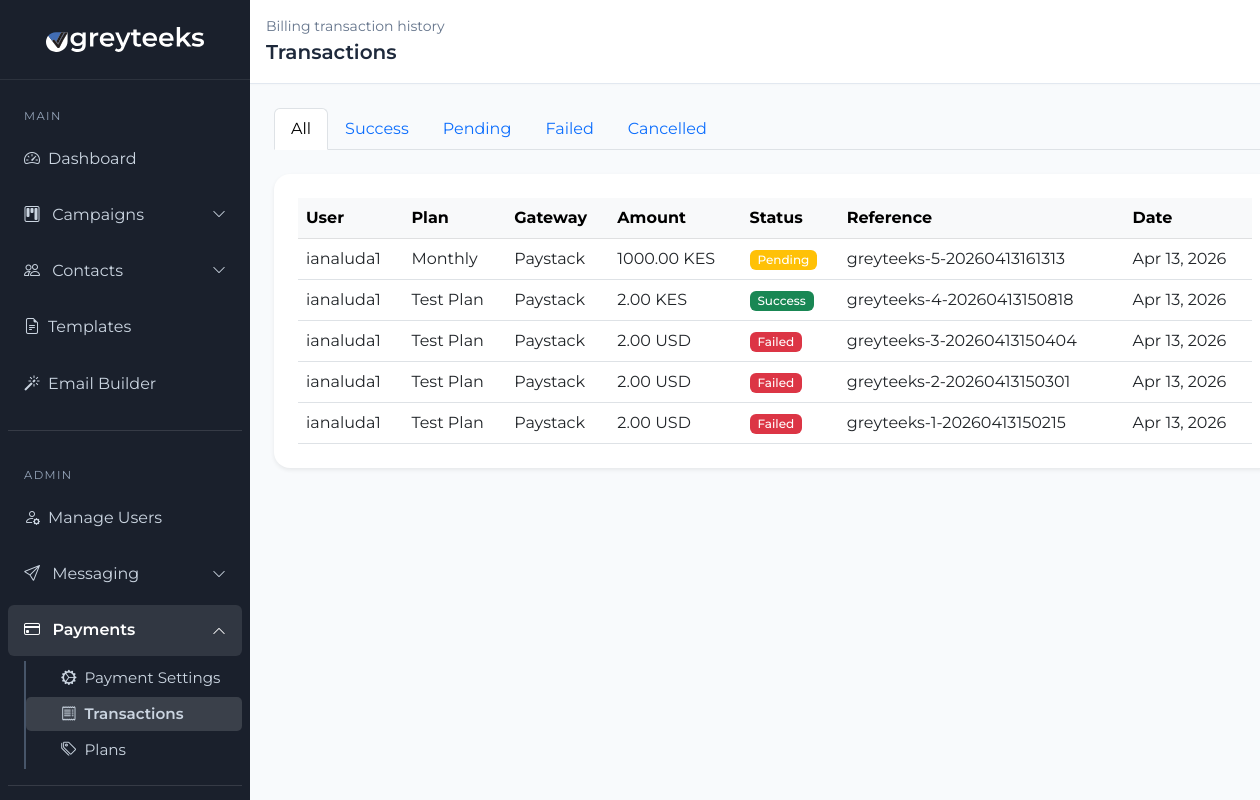
Page /billing/admin/transactions/ (signed in) on the earlier database version.
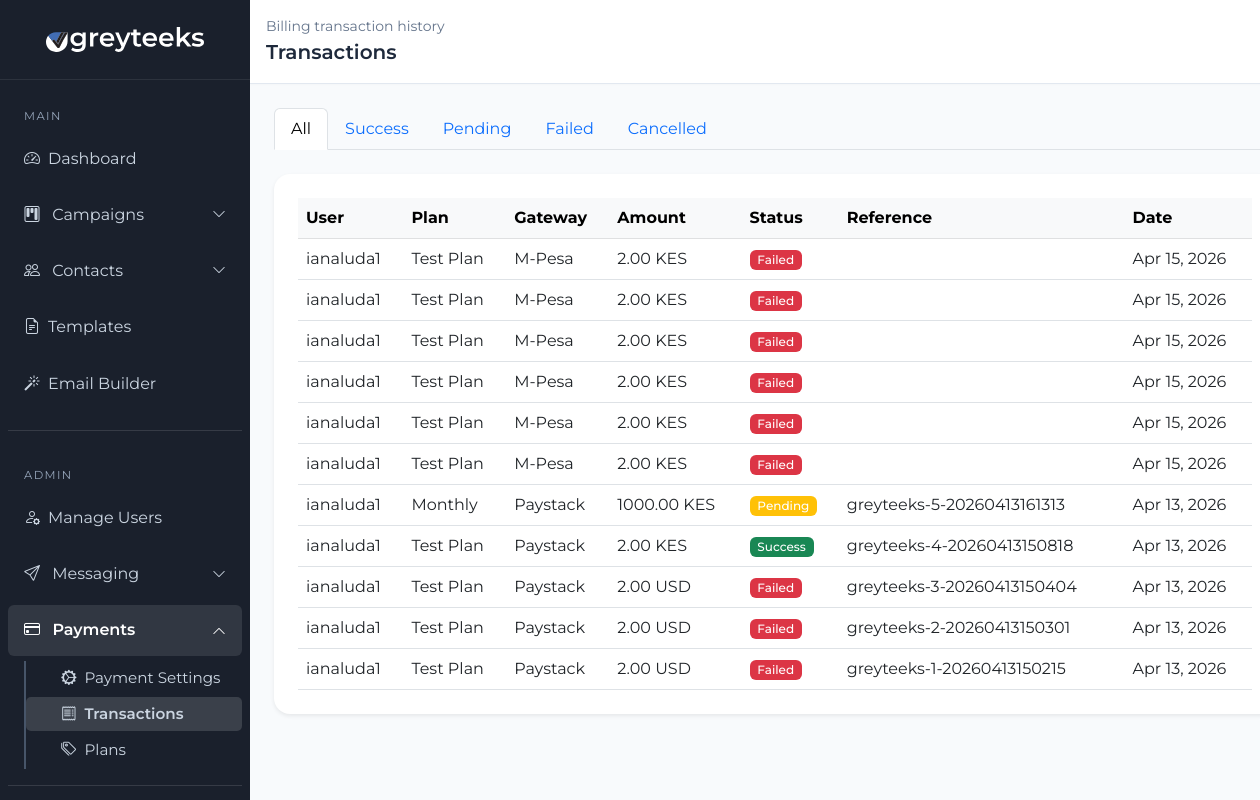
Same page on the later database version.
### billing/models.py (models this page shows, shortened)
class PaymentTransaction(models.Model):
    STATUS_CHOICES = [
        ('pending', 'Pending'),
        ('success', 'Success'),
        ('failed', 'Failed'),
        ('cancelled', 'Cancelled'),
    ]
    GATEWAY_CHOICES = [
        ('mpesa', 'M-Pesa'),
        ('paystack', 'Paystack'),
        ('paypal', 'PayPal'),
    ]
    user = models.ForeignKey(settings.AUTH_USER_MODEL, on_delete=models.CASCADE, related_name='transactions')
    plan = models.ForeignKey(PricingPlan, on_delete=models.SET_NULL, null=True)
    gateway = models.CharField(max_length=20, choices=GATEWAY_CHOICES)
    status = models.CharField(max_length=20, choices=STATUS_CHOICES, default='pending')
    amount = models.DecimalField(max_digits=10, decimal_places=2)
    currency = models.CharField(max_length=10, default='KES')
    units_purchased = models.PositiveIntegerField(default=0)
    gateway_reference = models.CharField(max_length=255, blank=True, help_text="Gateway transaction ID")
    mpesa_checkout_request_id = models.CharField(max_length=255, blank=True)
    mpesa_receipt_number = models.CharField(max_length=100, blank=True)
    paystack_reference = models.CharField(max_length=255, blank=True)
    paypal_order_id = models.CharField(max_length=255, blank=True)
    phone_number = models.CharField(max_length=20, blank=True, help_text="For M-Pesa STK push")
    created_at = models.DateTimeField(auto_now_add=True)
    updated_at = models.DateTimeField(auto_now=True)

class PricingPlan(models.Model):
    name = models.CharField(max_length=100)
    units = models.PositiveIntegerField(help_text="Number of message units this plan adds")
    price_kes = models.DecimalField(max_digits=10, decimal_places=2, help_text="Price in KES for M-Pesa")
    price_usd = models.DecimalField(max_digits=10, decimal_places=2, help_text="Price in USD for PayPal/Paystack")
    description = models.TextField(blank=True, default='', help_text="Short description shown on the pricing page")
    is_active = models.BooleanField(default=True)
    is_featured = models.BooleanField(default=False)
    created_at = models.DateTimeField(auto_now_add=True)

### billing/views.py (the view)
# urls.py: path('admin/transactions/', views.admin_transactions, name='admin_transactions'),
@login_required
def admin_transactions(request):
    _require_staff(request)
    status_filter = request.GET.get('status')
    transactions = PaymentTransaction.objects.select_related('user', 'plan').order_by('-created_at')
    if status_filter in ['pending', 'success', 'failed', 'cancelled']:
        transactions = transactions.filter(status=status_filter)
    context = {
        'transactions': transactions,
        'status_filter': status_filter or 'all',
    }
    return render(request, 'billing/admin_transactions.html', context)

### templates/billing/admin_transactions.html (shortened to what this page needs)
{% load static %}
<!DOCTYPE html>
<html lang="en">
<head>
    <link href="https://cdn.jsdelivr.net/npm/bootstrap@5.3.0/dist/css/bootstrap.min.css" rel="stylesheet">
    <link rel="stylesheet" href="https://cdn.jsdelivr.net/npm/bootstrap-icons@1.11.3/font/bootstrap-icons.min.css">
    <link rel="stylesheet" href="{% static 'css/dashboard.css' %}">
</head>
<body>
    <div class="container-fluid">
        <div class="row">
            {% include 'includes/sidebar.html' %}
            <main class="col-md-10 p-0">
                <div class="dashboard-top-bar d-flex justify-content-between align-items-center px-3 py-3 bg-white border-bottom">
                    <div>
                        <div class="text-muted small">Billing transaction history</div>
                        <div class="fs-5 fw-semibold">Transactions</div>
                    </div>
                </div>
                <div class="dashboard-content p-4">
                    <div class="mb-4">
                        <div class="nav nav-tabs">
                            <a class="nav-link {% if status_filter == 'all' %}active{% endif %}" href="{% url 'admin_transactions' %}">All</a>
                            <a class="nav-link {% if status_filter == 'success' %}active{% endif %}" href="{% url 'admin_transactions' %}?status=success">Success</a>
                            <a class="nav-link {% if status_filter == 'pending' %}active{% endif %}" href="{% url 'admin_transactions' %}?status=pending">Pending</a>
                            <a class="nav-link {% if status_filter == 'failed' %}active{% endif %}" href="{% url 'admin_transactions' %}?status=failed">Failed</a>
                            <a class="nav-link {% if status_filter == 'cancelled' %}active{% endif %}" href="{% url 'admin_transactions' %}?status=cancelled">Cancelled</a>
                        </div>
                    </div>
                    <div class="card border-0 shadow-sm rounded-4 p-4">
                        <div class="table-responsive">
                            <table class="table table-hover align-middle mb-0">
                                <thead class="table-light">
                                    <tr>
                                        <th>User</th>
                                        <th>Plan</th>
                                        <th>Gateway</th>
                                        <th>Amount</th>
                                        <th>Status</th>
                                        <th>Reference</th>
                                        <th>Date</th>
                                    </tr>
                                </thead>
                                <tbody>
                                    {% for txn in transactions %}
                                        <tr>
                                            <td>{{ txn.user.username }}</td>
                                            <td>{% if txn.plan %}{{ txn.plan.name }}{% else %}N/A{% endif %}</td>
                                            <td>{{ txn.get_gateway_display }}</td>
                                            <td>{{ txn.amount }} {{ txn.currency }}</td>
                                            <td>
                                                <span class="badge {% if txn.status == 'success' %}bg-success{% elif txn.status == 'pending' %}bg-warning{% elif txn.status == 'failed' %}bg-danger{% else %}bg-secondary{% endif %}">
                                                    {{ txn.get_status_display }}
                                                </span>
                                            </td>
                                            <td>{{ txn.gateway_reference|default:txn.paystack_reference|default:txn.paypal_order_id|default:txn.mpesa_receipt_number }}</td>
                                            <td>{{ txn.created_at|date:"M d, Y" }}</td>
                                        </tr>
                                    {% empty %}
                                        <tr>
                                            <td colspan="7" class="text-center text-muted py-4">No transactions found.</td>
                                        </tr>
                                    {% endfor %}
                                </tbody>
                            </table>
                        </div>
                    </div>
                </div>
            </main>
        </div>
    </div>
</body>
</html>

### templates/includes/sidebar.html (shortened to what this page needs)
{% load static %}
<nav class="col-md-2 d-none d-md-block sidebar p-0" id="mainSidebar">
    <div class="sidebar-brand d-flex align-items-center justify-content-center px-3 py-3">
        <img src="{% static 'assets/images/logo/logo-white.svg' %}" class="sidebar-logo" alt="Greyteeks logo"
             onerror="this.onerror=null;this.style.display='none';this.parentElement.innerHTML='<span class=\'fw-bold text-white fs-5\'>Greyteeks</span>';">
    </div>
    <div class="px-2 pb-5">
        <ul class="nav flex-column mt-2">
            <li class="sidebar-section-label">Main</li>
            <li class="nav-item">
                <a class="nav-link {% if request.resolver_match.url_name == 'dashboard' %}nav-link--active{% endif %} d-flex align-items-center"
                   href="{% url 'dashboard' %}">
                    <i class="bi bi-speedometer2 me-2"></i> Dashboard
                </a>
            </li>
            <li class="nav-item">
                <a class="nav-link nav-link--dropdown d-flex align-items-center justify-content-between "
                   href="#campaignsDropdown"
                   data-bs-toggle="collapse"
                   aria-expanded="{% if request.resolver_match.url_name == 'create_campaign' or request.resolver_match.url_name == 'campaigns_overview' or request.resolver_match.url_name == 'scheduled_campaigns' or request.resolver_match.url_name == 'unified_inbox' or request.resolver_match.url_name == 'campaign_logs' %}true{% else %}false{% endif %}"
                   aria-controls="campaignsDropdown">
                    <span><i class="bi bi-kanban me-2"></i> Campaigns</span>
                    <i class="bi bi-chevron-down chevron-icon small"></i>
                </a>
            </li>
            <li class="nav-item">
                <a class="nav-link nav-link--dropdown d-flex align-items-center justify-content-between "
                   href="#contactsDropdown"
                   data-bs-toggle="collapse"
                   aria-expanded="{% if request.resolver_match.url_name == 'contact_list' or request.resolver_match.url_name == 'upload_contacts' or request.resolver_match.url_name == 'customer_create_group' or request.resolver_match.url_name == 'manage_groups' %}true{% else %}false{% endif %}"
                   aria-controls="contactsDropdown">
                    <span><i class="bi bi-people me-2"></i> Contacts</span>
                    <i class="bi bi-chevron-down chevron-icon small"></i>
                </a>
            </li>
            <li class="nav-item">
                <a class="nav-link {% if request.resolver_match.url_name == 'manage_templates' %}nav-link--active{% endif %} d-flex align-items-center"
                   href="{% url 'manage_templates' %}">
                    <i class="bi bi-file-earmark-text me-2"></i> Templates
                </a>
            </li>
            <li class="nav-item">
                <a class="nav-link {% if request.resolver_match.url_name == 'email_builder' %}nav-link--active{% endif %} d-flex align-items-center"
                   href="{% url 'email_builder' %}">
                    <i class="bi bi-magic me-2"></i> Email Builder
                </a>
            </li>
            <li class="sidebar-divider"></li>
            {% if user.is_staff %}
            <li class="sidebar-section-label">Admin</li>
            <li class="nav-item">
                <a class="nav-link {% if request.resolver_match.url_name == 'manage_users' %}nav-link--active{% endif %} d-flex align-items-center"
                   href="{% url 'manage_users' %}">
                    <i class="bi bi-person-gear me-2"></i> Manage Users
                </a>
            </li>
            <li class="nav-item">
                <a class="nav-link nav-link--dropdown d-flex align-items-center justify-content-between "
                   href="#messagingDropdown"
                   data-bs-toggle="collapse"
                   aria-expanded="{% if request.resolver_match.url_name == 'manage_mailing' or request.resolver_match.url_name == 'manage_sms' or request.resolver_match.url_name == 'manage_whatsapp' %}true{% else %}false{% endif %}"
                   aria-controls="messagingDropdown">
                    <span><i class="bi bi-send me-2"></i> Messaging</span>
                    <i class="bi bi-chevron-down chevron-icon small"></i>
                </a>
            </li>
            <li class="nav-item">
                <a class="nav-link nav-link--dropdown d-flex align-items-center justify-content-between {% if request.resolver_match.url_name == 'admin_billing_settings' or request.resolver_match.url_name == 'admin_transactions' or request.resolver_match.url_name == 'admin_plans' %}nav-link--active{% endif %}"
                   href="#paymentsDropdown"
                   data-bs-toggle="collapse"
                   aria-expanded="{% if request.resolver_match.url_name == 'admin_billing_settings' or request.resolver_match.url_name == 'admin_transactions' or request.resolver_match.url_name == 'admin_plans' %}true{% else %}false{% endif %}"
                   aria-controls="paymentsDropdown">
                    <span><i class="bi bi-credit-card me-2"></i> Payments</span>
                    <i class="bi bi-chevron-down chevron-icon small"></i>
                </a>
                <div class="collapse {% if request.resolver_match.url_name == 'admin_billing_settings' or request.resolver_match.url_name == 'admin_transactions' or request.resolver_match.url_name == 'admin_plans' %}show{% endif %}" id="paymentsDropdown">
                    <ul class="nav flex-column sub-nav">
                        <li class="nav-item">
                            <a class="nav-link {% if request.resolver_match.url_name == 'admin_billing_settings' %}nav-link--active{% endif %} d-flex align-items-center"
                               href="{% url 'admin_billing_settings' %}">
                                <i class="bi bi-gear-wide-connected me-2"></i> Payment Settings
                            </a>
                        </li>
                        <li class="nav-item">
                            <a class="nav-link {% if request.resolver_match.url_name == 'admin_transactions' %}nav-link--active{% endif %} d-flex align-items-center"
                               href="{% url 'admin_transactions' %}">
                                <i class="bi bi-receipt me-2"></i> Transactions
                            </a>
                        </li>
                        <li class="nav-item">
                            <a class="nav-link {% if request.resolver_match.url_name == 'admin_plans' %}nav-link--active{% endif %} d-flex align-items-center"
                               href="{% url 'admin_plans' %}">
                                <i class="bi bi-tags me-2"></i> Plans
                            </a>
                        </li>
                    </ul>
                </div>
            </li>
            {% endif %}
            <li class="sidebar-divider"></li>
        </ul>
    </div>
</nav>

Differences in the rows shown:
added PaymentTransaction: user.username "ianaluda1", plan.name "Test Plan", gateway "M-Pesa", amount "2.00", currency "KES", status "Failed", created_at "Apr 15, 2026"
added PaymentTransaction: user.username "ianaluda1", plan.name "Test Plan", gateway "M-Pesa", amount "2.00", currency "KES", status "Failed", created_at "Apr 15, 2026"
added PaymentTransaction: user.username "ianaluda1", plan.name "Test Plan", gateway "M-Pesa", amount "2.00", currency "KES", status "Failed", created_at "Apr 15, 2026"
added PaymentTransaction: user.username "ianaluda1", plan.name "Test Plan", gateway "M-Pesa", amount "2.00", currency "KES", status "Failed", created_at "Apr 15, 2026"
added PaymentTransaction: user.username "ianaluda1", plan.name "Test Plan", gateway "M-Pesa", amount "2.00", currency "KES", status "Failed", created_at "Apr 15, 2026"
added PaymentTransaction: user.username "ianaluda1", plan.name "Test Plan", gateway "M-Pesa", amount "2.00", currency "KES", status "Failed", created_at "Apr 15, 2026"
